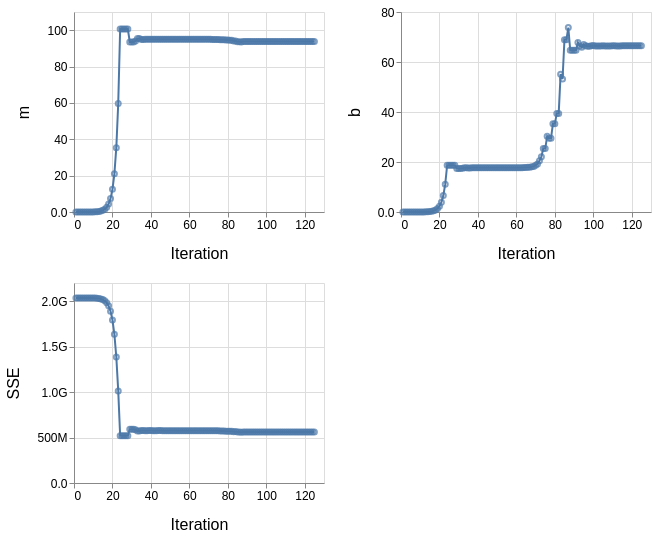

The cell this chart's notebook holds for it:
### Markdown cell above
...and here is how the parameter estimates and error squared evolved through iterations of the optimizer:

### Code cell
source = pd.DataFrame(iter_data)

base = alt.Chart(source, height=200, width=250).encode(
    x=alt.X("n").axis(title="Iteration", **axis_kws),
    y=alt.Y(alt.repeat("repeat"), type="quantitative").axis(format=".2s", **axis_kws),
)

points = base.mark_point(size=25)
lines = base.mark_line()

(points + lines).repeat(repeat=["m", "b", "SSE"], columns=2)

### Figure 1 — Vega-Lite specification as saved in the notebook (floating-point values rounded to 4 significant figures)
{"config": {"view": {"continuousWidth": 300, "continuousHeight": 300}}, "repeat": ["m", "b", "SSE"], "spec": {"layer": [{"mark": {"type": "point", "size": 25}, "encoding": {"x": {"axis": {"title": "Iteration", "titleFontSize": 16, "titleFontWeight": "normal", "titlePadding": 15, "labelFontSize": 12}, "field": "n", "type": "quantitative"}, "y": {"axis": {"format": ".2s", "titleFontSize": 16, "titleFontWeight": "normal", "titlePadding": 15, "labelFontSize": 12}, "field": {"repeat": "repeat"}, "type": "quantitative"}}}, {"mark": {"type": "line"}, "encoding": {"x": {"axis": {"title": "Iteration", "titleFontSize": 16, "titleFontWeight": "normal", "titlePadding": 15, "labelFontSize": 12}, "field": "n", "type": "quantitative"}, "y": {"axis": {"format": ".2s", "titleFontSize": 16, "titleFontWeight": "normal", "titlePadding": 15, "labelFontSize": 12}, "field": {"repeat": "repeat"}, "type": "quantitative"}}}], "data": {"name": "data-97658ee82aee45c3041b4db4fcee9691"}, "height": 200, "width": 250}, "columns": 2, "$schema": "https://vega.github.io/schema/vega-lite/v5.20.1.json", "datasets": {"data-97658ee82aee45c3041b4db4fcee9691": [{"m": 0.000375, "b": 0.000375, "n": 1, "SSE": 2036000000.0}, {"m": 0.0009375, "b": 6.25e-05, "n": 2, "SSE": 2036000000.0}, {"m": 0.001469, "b": 0.0006563, "n": 3, "SSE": 2036000000.0}, {"m": 0.002859, "b": 0.0003281, "n": 4, "SSE": 2036000000.0}, {"m": 0.004617, "b": 0.001352, "n": 5, "SSE": 2036000000.0}, {"m": 0.008277, "b": 0.001207, "n": 6, "SSE": 2036000000.0}, {"m": 0.01362, "b": 0.003182, "n": 7, "SSE": 2036000000.0}, {"m": 0.02362, "b": 0.00388, "n": 8, "SSE": 2035000000.0}, {"m": 0.0393, "b": 0.008178, "n": 9, "SSE": 2035000000.0}, {"m": 0.06713, "b": 0.01172, "n": 10, "SSE": 2035000000.0}, {"m": 0.1124, "b": 0.02209, "n": 11, "SSE": 2034000000.0}, {"m": 0.1907, "b": 0.03437, "n": 12, "SSE": 2032000000.0}, {"m": 0.3205, "b": 0.06125, "n": 13, "SSE": 2029000000.0}, {"m": 0.5419, "b": 0.09924, "n": 14, "SSE": 2025000000.0}, {"m": 0.9122, "b": 0.172, "n": 15, "SSE": 2018000000.0}, {"m": 1.54, "b": 0.2843, "n": 16, "SSE": 2005000000.0}, {"m": 2.595, "b": 0.486, "n": 17, "SSE": 1984000000.0}, {"m": 4.378, "b": 0.8116, "n": 18, "SSE": 1949000000.0}, {"m": 7.379, "b": 1.378, "n": 19, "SSE": 1890000000.0}, {"m": 12.45, "b": 2.312, "n": 20, "SSE": 1793000000.0}, {"m": 20.98, "b": 3.911, "n": 21, "SSE": 1635000000.0}, {"m": 35.38, "b": 6.579, "n": 22, "SSE": 1386000000.0}, {"m": 59.65, "b": 11.11, "n": 23, "SSE": 1013000000.0}, {"m": 100.6, "b": 18.71, "n": 24, "SSE": 518500000.0}, {"m": 100.6, "b": 18.71, "n": 25, "SSE": 518500000.0}, {"m": 100.6, "b": 18.71, "n": 26, "SSE": 518500000.0}, {"m": 100.6, "b": 18.71, "n": 27, "SSE": 518500000.0}, {"m": 100.6, "b": 18.71, "n": 28, "SSE": 518500000.0}, {"m": 93.56, "b": 17.41, "n": 29, "SSE": 591500000.0}, {"m": 93.56, "b": 17.41, "n": 30, "SSE": 591500000.0}, {"m": 93.56, "b": 17.41, "n": 31, "SSE": 591500000.0}, {"m": 94.06, "b": 17.5, "n": 32, "SSE": 586100000.0}, {"m": 95.36, "b": 17.74, "n": 33, "SSE": 572300000.0}, {"m": 95.36, "b": 17.74, "n": 34, "SSE": 572300000.0}, {"m": 94.83, "b": 17.64, "n": 35, "SSE": 577900000.0}, {"m": 94.83, "b": 17.64, "n": 36, "SSE": 577900000.0}, {"m": 95.07, "b": 17.69, "n": 37, "SSE": 575400000.0}, {"m": 95.07, "b": 17.69, "n": 38, "SSE": 575400000.0}, {"m": 94.95, "b": 17.67, "n": 39, "SSE": 576600000.0}, {"m": 94.95, "b": 17.67, "n": 40, "SSE": 576600000.0}, {"m": 95.01, "b": 17.68, "n": 41, "SSE": 576000000.0}, {"m": 95.01, "b": 17.68, "n": 42, "SSE": 576000000.0}, {"m": 95.01, "b": 17.68, "n": 43, "SSE": 576000000.0}, {"m": 94.99, "b": 17.67, "n": 44, "SSE": 576200000.0}, {"m": 95.0, "b": 17.68, "n": 45, "SSE": 576200000.0}, {"m": 95.0, "b": 17.68, "n": 46, "SSE": 576100000.0}, {"m": 95.0, "b": 17.68, "n": 47, "SSE": 576100000.0}, {"m": 95.0, "b": 17.68, "n": 48, "SSE": 576100000.0}, {"m": 95.0, "b": 17.68, "n": 49, "SSE": 576100000.0}, {"m": 95.0, "b": 17.68, "n": 50, "SSE": 576100000.0}, {"m": 95.0, "b": 17.68, "n": 51, "SSE": 576100000.0}, {"m": 95.0, "b": 17.68, "n": 52, "SSE": 576100000.0}, {"m": 95.0, "b": 17.68, "n": 53, "SSE": 576100000.0}, {"m": 95.0, "b": 17.68, "n": 54, "SSE": 576100000.0}, {"m": 95.0, "b": 17.68, "n": 55, "SSE": 576100000.0}, {"m": 95.0, "b": 17.68, "n": 56, "SSE": 576100000.0}, {"m": 95.0, "b": 17.69, "n": 57, "SSE": 576100000.0}, {"m": 95.0, "b": 17.69, "n": 58, "SSE": 576100000.0}, {"m": 95.0, "b": 17.7, "n": 59, "SSE": 576100000.0}, {"m": 95.0, "b": 17.71, "n": 60, "SSE": 576100000.0}, {"m": 95.0, "b": 17.71, "n": 61, "SSE": 576100000.0}, {"m": 95.0, "b": 17.74, "n": 62, "SSE": 576100000.0}, {"m": 95.0, "b": 17.74, "n": 63, "SSE": 576100000.0}, {"m": 95.0, "b": 17.79, "n": 64, "SSE": 576100000.0}, {"m": 95.0, "b": 17.79, "n": 65, "SSE": 576100000.0}, {"m": 95.0, "b": 17.9, "n": 66, "SSE": 576000000.0}, {"m": 95.0, "b": 17.9, "n": 67, "SSE": 576000000.0}, {"m": 94.99, "b": 18.12, "n": 68, "SSE": 576000000.0}, {"m": 94.99, "b": 18.25, "n": 69, "SSE": 575900000.0}, {"m": 94.97, "b": 18.74, "n": 70, "SSE": 575800000.0}, {"m": 94.97, "b": 19.24, "n": 71, "SSE": 575600000.0}, {"m": 94.94, "b": 20.48, "n": 72, "SSE": 575200000.0}, {"m": 94.9, "b": 22.1, "n": 73, "SSE": 574600000.0}, {"m": 94.83, "b": 25.38, "n": 74, "SSE": 573600000.0}, {"m": 94.83, "b": 25.38, "n": 75, "SSE": 573600000.0}, {"m": 94.72, "b": 30.28, "n": 76, "SSE": 571900000.0}, {"m": 94.73, "b": 29.49, "n": 77, "SSE": 572300000.0}, {"m": 94.73, "b": 29.49, "n": 78, "SSE": 572300000.0}, {"m": 94.59, "b": 35.25, "n": 79, "SSE": 570500000.0}, {"m": 94.59, "b": 35.25, "n": 80, "SSE": 570500000.0}, {"m": 94.47, "b": 39.43, "n": 81, "SSE": 569400000.0}, {"m": 94.47, "b": 39.43, "n": 82, "SSE": 569400000.0}, {"m": 94.06, "b": 55.13, "n": 83, "SSE": 564700000.0}, {"m": 94.08, "b": 53.18, "n": 84, "SSE": 565700000.0}, {"m": 93.67, "b": 68.88, "n": 85, "SSE": 561000000.0}, {"m": 93.67, "b": 68.88, "n": 86, "SSE": 561000000.0}, {"m": 93.56, "b": 73.78, "n": 87, "SSE": 559400000.0}, {"m": 93.79, "b": 64.71, "n": 88, "SSE": 562100000.0}, {"m": 93.79, "b": 64.71, "n": 89, "SSE": 562100000.0}, {"m": 93.79, "b": 64.71, "n": 90, "SSE": 562100000.0}, {"m": 93.79, "b": 64.71, "n": 91, "SSE": 562100000.0}, {"m": 93.71, "b": 67.84, "n": 92, "SSE": 561200000.0}, {"m": 93.75, "b": 66.42, "n": 93, "SSE": 561600000.0}, {"m": 93.76, "b": 65.92, "n": 94, "SSE": 561800000.0}, {"m": 93.73, "b": 67.0, "n": 95, "SSE": 561400000.0}, {"m": 93.75, "b": 66.48, "n": 96, "SSE": 561600000.0}, {"m": 93.75, "b": 66.33, "n": 97, "SSE": 561600000.0}, {"m": 93.75, "b": 66.33, "n": 98, "SSE": 561600000.0}, {"m": 93.75, "b": 66.5, "n": 99, "SSE": 561600000.0}, {"m": 93.75, "b": 66.56, "n": 100, "SSE": 561600000.0}, {"m": 93.75, "b": 66.43, "n": 101, "SSE": 561600000.0}, {"m": 93.75, "b": 66.43, "n": 102, "SSE": 561600000.0}, {"m": 93.75, "b": 66.43, "n": 103, "SSE": 561600000.0}, {"m": 93.75, "b": 66.43, "n": 104, "SSE": 561600000.0}, {"m": 93.75, "b": 66.47, "n": 105, "SSE": 561600000.0}, {"m": 93.75, "b": 66.45, "n": 106, "SSE": 561600000.0}, {"m": 93.75, "b": 66.45, "n": 107, "SSE": 561600000.0}, {"m": 93.75, "b": 66.45, "n": 108, "SSE": 561600000.0}, {"m": 93.75, "b": 66.45, "n": 109, "SSE": 561600000.0}, {"m": 93.75, "b": 66.46, "n": 110, "SSE": 561600000.0}, {"m": 93.75, "b": 66.45, "n": 111, "SSE": 561600000.0}, {"m": 93.75, "b": 66.45, "n": 112, "SSE": 561600000.0}, {"m": 93.75, "b": 66.45, "n": 113, "SSE": 561600000.0}, {"m": 93.75, "b": 66.45, "n": 114, "SSE": 561600000.0}, {"m": 93.75, "b": 66.45, "n": 115, "SSE": 561600000.0}, {"m": 93.75, "b": 66.45, "n": 116, "SSE": 561600000.0}, {"m": 93.75, "b": 66.45, "n": 117, "SSE": 561600000.0}, {"m": 93.75, "b": 66.45, "n": 118, "SSE": 561600000.0}, {"m": 93.75, "b": 66.45, "n": 119, "SSE": 561600000.0}, {"m": 93.75, "b": 66.45, "n": 120, "SSE": 561600000.0}, {"m": 93.75, "b": 66.45, "n": 121, "SSE": 561600000.0}, {"m": 93.75, "b": 66.45, "n": 122, "SSE": 561600000.0}, {"m": 93.75, "b": 66.45, "n": 123, "SSE": 561600000.0}, {"m": 93.75, "b": 66.45, "n": 124, "SSE": 561600000.0}, {"m": 93.75, "b": 66.45, "n": 125, "SSE": 561600000.0}]}}
